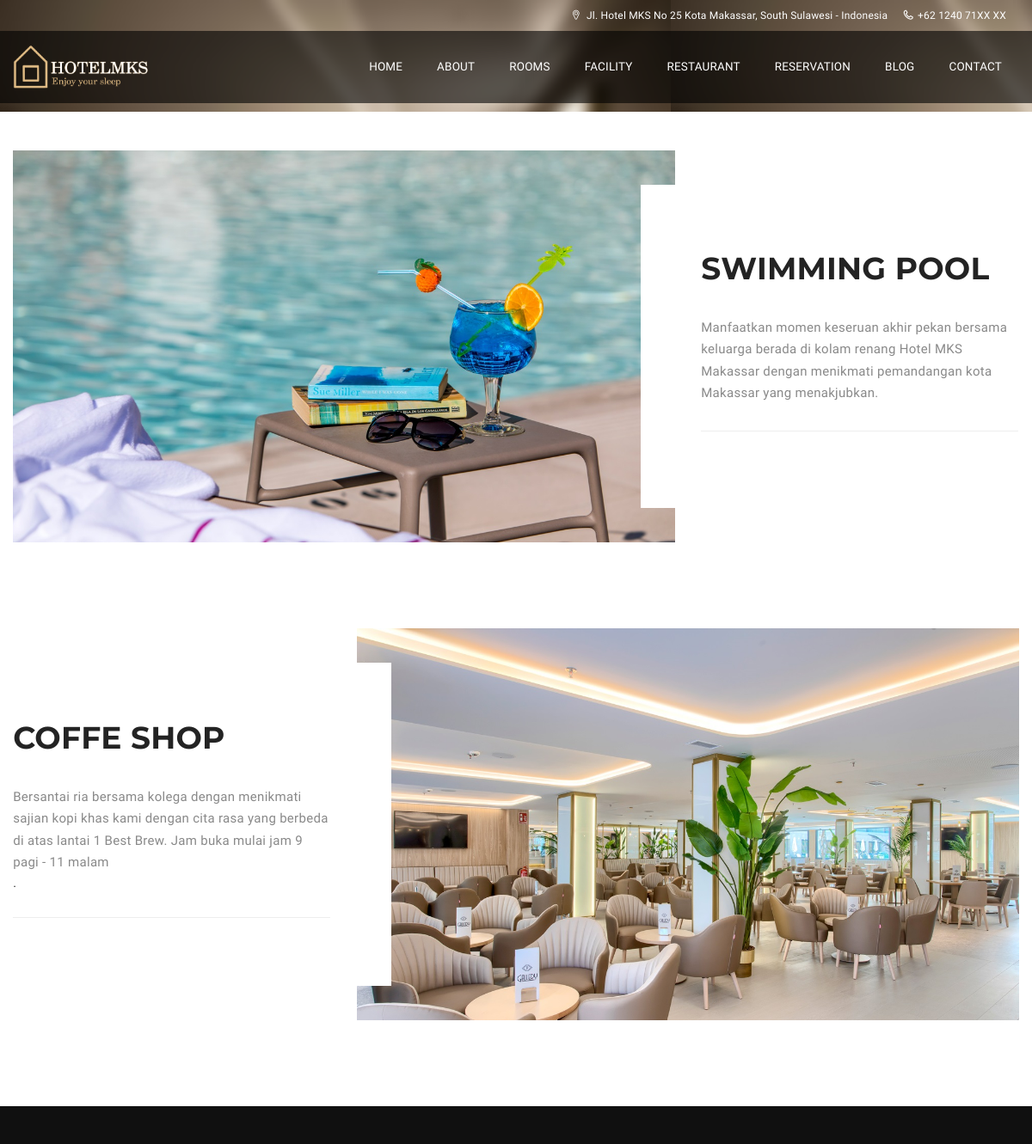
Screenshot of /index.php/facility with the database file from the repository.
### tables this page shows
CREATE TABLE `kontak` (
  `kd_kontak` int(11) NOT NULL,
  `des` text NOT NULL,
  `alamat` text NOT NULL,
  `telp` text NOT NULL,
  `email` text NOT NULL
);

CREATE TABLE `fasilitas` (
  `kd_fasilitas` int(11) NOT NULL,
  `nama` text NOT NULL,
  `gambar` text NOT NULL,
  `detail` text NOT NULL
);

### application/controllers/Facility.php (called while the page is built, shortened)
<?php
class Facility extends CI_Controller{
	function __construct(){
		$this->load->model('M_facility','m_facility');
		$this->load->model('M_pengunjung','m_pengunjung');
	}
	function index(){
		$x['data']=$this->m_facility->get_all_falilitas();
		$this->load->view('frontend/facility_view',$x);
	}
}

### index.php (called while the page is built, shortened)
<?php
require_once BASEPATH.'core/CodeIgniter.php';

### application/models/M_facility.php (called while the page is built, shortened)
<?php
class M_facility extends CI_Model{
	function get_all_falilitas(){
		$hsl=$this->db->get('fasilitas');
		return $hsl;
	}
}

### application/views/frontend/facility_view.php (the view, shortened to what this page needs)
<!DOCTYPE html>
<html lang="en">
<head>
    <link rel="stylesheet" type="text/css" href="<?php echo base_url().'theme/css/lib/font-awesome.min.css'?>">
    <link rel="stylesheet" type="text/css" href="<?php echo base_url().'theme/css/lib/font-lotusicon.css'?>">
    <link rel="stylesheet" type="text/css" href="<?php echo base_url().'theme/css/lib/bootstrap.min.css'?>">
    <link rel="stylesheet" type="text/css" href="<?php echo base_url().'theme/css/lib/owl.carousel.css'?>">
    <link rel="stylesheet" type="text/css" href="<?php echo base_url().'theme/css/lib/jquery-ui.min.css'?>">
    <link rel="stylesheet" type="text/css" href="<?php echo base_url().'theme/css/lib/magnific-popup.css'?>">
    <link rel="stylesheet" type="text/css" href="<?php echo base_url().'theme/css/lib/settings.css'?>">
    <link rel="stylesheet" type="text/css" href="<?php echo base_url().'theme/css/lib/bootstrap-select.min.css'?>">
    <link rel="stylesheet" type="text/css" href="<?php echo base_url().'theme/css/helper.css'?>">
    <link rel="stylesheet" type="text/css" href="<?php echo base_url().'theme/css/custom.css'?>">
    <link rel="stylesheet" type="text/css" href="<?php echo base_url().'theme/css/responsive.css'?>">
    <link rel="stylesheet" type="text/css" href="<?php echo base_url().'theme/css/style.css'?>">
</head>
<body>
    <div id="page-wrap">
        <header id="header" class="header-v2">
            <?php $this->load->view('frontend/headertop');?>
        </header>
        <section class="section-sub-banner bg-9">
            <div class="sub-banner">
                <div class="container">
                    <div class="text text-center">
                    </div>
                </div>
            </div>
        </section>
        <section class="section-room bg-white">
            <div class="container">
                <div class="room-wrap-2">
						<?php foreach ($data->result() as $row):
                                if (($row->kd_fasilitas) %2 == 0){
                                    $rata='room_item-2 img-right';
                                }else{
                                    $rata='room_item-2';
                                }
                            ?>
                    <div class="<?php echo $rata ?>" >
                        <div class="img">
                           <a><img src="<?php echo base_url().'assets/images/'.$row->gambar;?>" alt=""></a>
                        </div>
                        <div class="text">
                            <h2><?php echo $row->nama;?></h2>
                            <p><?php echo $row->detail;?></p>
                            <hr>
                        </div>
                    </div>
					<?php endforeach; ?>
                </div>
            </div>
        </section>
    </div>
</body>
</html>

### application/views/frontend/headertop.php
<div class="header_top">
             <div class="container">
                 <div class="header_left float-right">
		<?php
			$sql=$this->db->query("SELECT * from kontak");
			$header=$sql->row_array();
		?>
                     <span><i class="lotus-icon-location"></i> <?php echo $header['alamat']?></span>
                     <span><i class="lotus-icon-phone"></i><?php echo $header['telp']?></span>
                 </div>
             </div>
         </div>

### rows the page displays
kontak: alamat "Jl. Hotel MKS No 25 Kota Makassar, South Sulawesi - Indonesia", telp "+62 1240 71XX XX"
fasilitas: gambar (picture), nama "SWIMMING POOL", detail "Manfaatkan momen keseruan akhir pekan bersama keluarga berada di kolam renang Hotel MKS Makassar dengan menikmati pemandangan kota Makassar yang menakjubkan."
fasilitas: gambar (picture), nama "COFFE SHOP", detail "Bersantai ria bersama kolega dengan menikmati sajian kopi khas kami dengan cita rasa yang berbeda di atas lantai 1 Best Brew. Jam buka mulai jam 9 pagi - 11 malam ."
